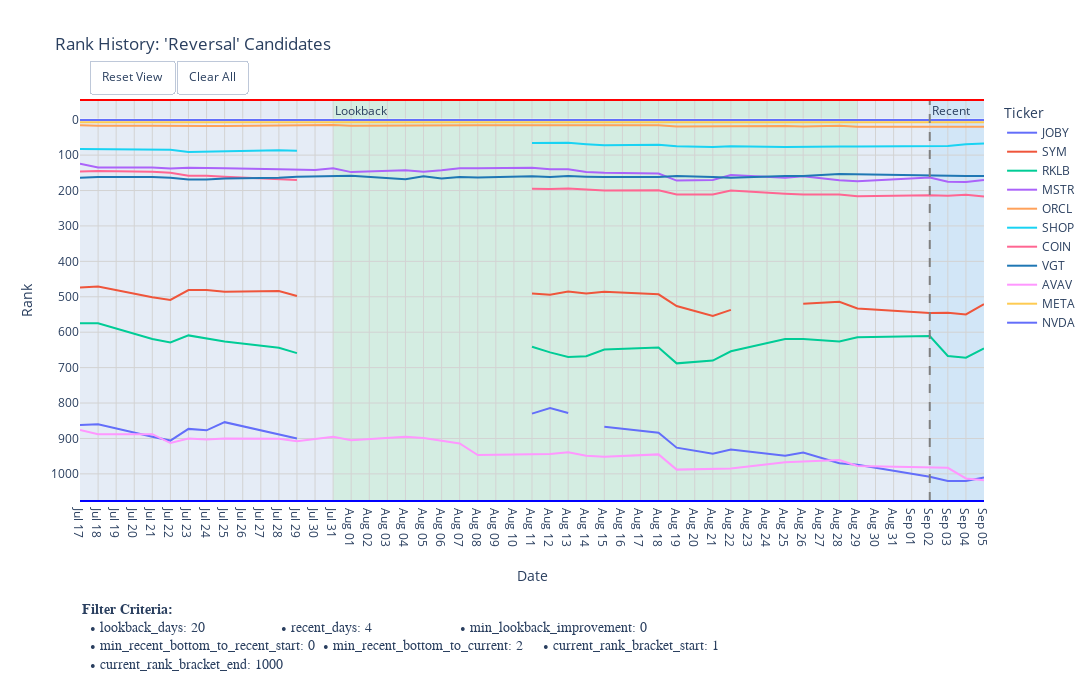

The code cell stored with this chart in its notebook:
### Code cell
# 4. Call the new plotting function
if portfolio_tickers:
    plot_rank_with_criteria(
        df_rank_history=df_tickers_rank_history.iloc[:, -plot_days::],
        # df_rank_history=selected_df,
        ticker_list=portfolio_tickers,
        title_suffix="'Reversal' Candidates",
        filter_criteria=filter_criteria, # Pass the dictionary here
        width=1150,
        height=700,
    )
else:
    print("No candidates found to plot.")

### Figure 1 — Plotly figure (JSON) as saved in the notebook; plotly's stock layout.template omitted (floating-point values rounded to 4 significant figures)
{"data": [{"hovertemplate": "Ticker=JOBY<br>index=%{x}<br>Rank=%{y}<extra></extra>", "legendgroup": "JOBY", "line": {"color": "#636EFA", "dash": "solid"}, "marker": {"symbol": "circle"}, "mode": "lines", "name": "JOBY", "orientation": "v", "showlegend": true, "type": "scatter", "x": ["2025-07-17T00:00:00", "2025-07-18T00:00:00", "2025-07-21T00:00:00", "2025-07-22T00:00:00", "2025-07-23T00:00:00", "2025-07-24T00:00:00", "2025-07-25T00:00:00", "2025-07-28T00:00:00", "2025-07-29T00:00:00", "2025-07-30T00:00:00", "2025-07-31T00:00:00", "2025-08-01T00:00:00", "2025-08-04T00:00:00", "2025-08-05T00:00:00", "2025-08-06T00:00:00", "2025-08-07T00:00:00", "2025-08-08T00:00:00", "2025-08-11T00:00:00", "2025-08-12T00:00:00", "2025-08-13T00:00:00", "2025-08-14T00:00:00", "2025-08-15T00:00:00", "2025-08-18T00:00:00", "2025-08-19T00:00:00", "2025-08-21T00:00:00", "2025-08-22T00:00:00", "2025-08-25T00:00:00", "2025-08-26T00:00:00", "2025-08-28T00:00:00", "2025-08-29T00:00:00", "2025-09-02T00:00:00", "2025-09-03T00:00:00", "2025-09-04T00:00:00", "2025-09-05T00:00:00"], "xaxis": "x", "y": [862, 860, 895, 906, 873, 877, 854, 889, 900, null, null, null, null, null, null, null, null, 830, 814, 828, null, 867, 884, 926, 943, 931, 949, 940, 970, 974, 1008, 1020, 1020, 1010], "yaxis": "y"}, {"hovertemplate": "Ticker=SYM<br>index=%{x}<br>Rank=%{y}<extra></extra>", "legendgroup": "SYM", "line": {"color": "#EF553B", "dash": "solid"}, "marker": {"symbol": "circle"}, "mode": "lines", "name": "SYM", "orientation": "v", "showlegend": true, "type": "scatter", "x": ["2025-07-17T00:00:00", "2025-07-18T00:00:00", "2025-07-21T00:00:00", "2025-07-22T00:00:00", "2025-07-23T00:00:00", "2025-07-24T00:00:00", "2025-07-25T00:00:00", "2025-07-28T00:00:00", "2025-07-29T00:00:00", "2025-07-30T00:00:00", "2025-07-31T00:00:00", "2025-08-01T00:00:00", "2025-08-04T00:00:00", "2025-08-05T00:00:00", "2025-08-06T00:00:00", "2025-08-07T00:00:00", "2025-08-08T00:00:00", "2025-08-11T00:00:00", "2025-08-12T00:00:00", "2025-08-13T00:00:00", "2025-08-14T00:00:00", "2025-08-15T00:00:00", "2025-08-18T00:00:00", "2025-08-19T00:00:00", "2025-08-21T00:00:00", "2025-08-22T00:00:00", "2025-08-25T00:00:00", "2025-08-26T00:00:00", "2025-08-28T00:00:00", "2025-08-29T00:00:00", "2025-09-02T00:00:00", "2025-09-03T00:00:00", "2025-09-04T00:00:00", "2025-09-05T00:00:00"], "xaxis": "x", "y": [474, 471, 501, 509, 481, 481, 486, 484, 498, null, null, null, null, null, null, null, null, 491, 494, 485, 491, 486, 493, 526, 554, 537, null, 520, 514, 533, 546, 545, 550, 521], "yaxis": "y"}, {"hovertemplate": "Ticker=RKLB<br>index=%{x}<br>Rank=%{y}<extra></extra>", "legendgroup": "RKLB", "line": {"color": "#00CC96", "dash": "solid"}, "marker": {"symbol": "circle"}, "mode": "lines", "name": "RKLB", "orientation": "v", "showlegend": true, "type": "scatter", "x": ["2025-07-17T00:00:00", "2025-07-18T00:00:00", "2025-07-21T00:00:00", "2025-07-22T00:00:00", "2025-07-23T00:00:00", "2025-07-24T00:00:00", "2025-07-25T00:00:00", "2025-07-28T00:00:00", "2025-07-29T00:00:00", "2025-07-30T00:00:00", "2025-07-31T00:00:00", "2025-08-01T00:00:00", "2025-08-04T00:00:00", "2025-08-05T00:00:00", "2025-08-06T00:00:00", "2025-08-07T00:00:00", "2025-08-08T00:00:00", "2025-08-11T00:00:00", "2025-08-12T00:00:00", "2025-08-13T00:00:00", "2025-08-14T00:00:00", "2025-08-15T00:00:00", "2025-08-18T00:00:00", "2025-08-19T00:00:00", "2025-08-21T00:00:00", "2025-08-22T00:00:00", "2025-08-25T00:00:00", "2025-08-26T00:00:00", "2025-08-28T00:00:00", "2025-08-29T00:00:00", "2025-09-02T00:00:00", "2025-09-03T00:00:00", "2025-09-04T00:00:00", "2025-09-05T00:00:00"], "xaxis": "x", "y": [575, 575, 619, 629, 609, 617, 626, 644, 659, null, null, null, null, null, null, null, null, 641, 657, 670, 668, 649, 643, 688, 680, 654, 619, 619, 626, 614, 611, 667, 672, 646], "yaxis": "y"}, {"hovertemplate": "Ticker=MSTR<br>index=%{x}<br>Rank=%{y}<extra></extra>", "legendgroup": "MSTR", "line": {"color": "#AB63FA", "dash": "solid"}, "marker": {"symbol": "circle"}, "mode": "lines", "name": "MSTR", "orientation": "v", "showlegend": true, "type": "scatter", "x": ["2025-07-17T00:00:00", "2025-07-18T00:00:00", "2025-07-21T00:00:00", "2025-07-22T00:00:00", "2025-07-23T00:00:00", "2025-07-24T00:00:00", "2025-07-25T00:00:00", "2025-07-28T00:00:00", "2025-07-29T00:00:00", "2025-07-30T00:00:00", "2025-07-31T00:00:00", "2025-08-01T00:00:00", "2025-08-04T00:00:00", "2025-08-05T00:00:00", "2025-08-06T00:00:00", "2025-08-07T00:00:00", "2025-08-08T00:00:00", "2025-08-11T00:00:00", "2025-08-12T00:00:00", "2025-08-13T00:00:00", "2025-08-14T00:00:00", "2025-08-15T00:00:00", "2025-08-18T00:00:00", "2025-08-19T00:00:00", "2025-08-21T00:00:00", "2025-08-22T00:00:00", "2025-08-25T00:00:00", "2025-08-26T00:00:00", "2025-08-28T00:00:00", "2025-08-29T00:00:00", "2025-09-02T00:00:00", "2025-09-03T00:00:00", "2025-09-04T00:00:00", "2025-09-05T00:00:00"], "xaxis": "x", "y": [124, 135, 135, 138, 136, 136, 137, 140, 142, 142, 137, 148, 143, 147, 143, 137, 137, 136, 140, 140, 148, 150, 152, 172, 170, 156, 164, 160, 171, 174, 163, 175, 176, 170], "yaxis": "y"}, {"hovertemplate": "Ticker=ORCL<br>index=%{x}<br>Rank=%{y}<extra></extra>", "legendgroup": "ORCL", "line": {"color": "#FFA15A", "dash": "solid"}, "marker": {"symbol": "circle"}, "mode": "lines", "name": "ORCL", "orientation": "v", "showlegend": true, "type": "scatter", "x": ["2025-07-17T00:00:00", "2025-07-18T00:00:00", "2025-07-21T00:00:00", "2025-07-22T00:00:00", "2025-07-23T00:00:00", "2025-07-24T00:00:00", "2025-07-25T00:00:00", "2025-07-28T00:00:00", "2025-07-29T00:00:00", "2025-07-30T00:00:00", "2025-07-31T00:00:00", "2025-08-01T00:00:00", "2025-08-04T00:00:00", "2025-08-05T00:00:00", "2025-08-06T00:00:00", "2025-08-07T00:00:00", "2025-08-08T00:00:00", "2025-08-11T00:00:00", "2025-08-12T00:00:00", "2025-08-13T00:00:00", "2025-08-14T00:00:00", "2025-08-15T00:00:00", "2025-08-18T00:00:00", "2025-08-19T00:00:00", "2025-08-21T00:00:00", "2025-08-22T00:00:00", "2025-08-25T00:00:00", "2025-08-26T00:00:00", "2025-08-28T00:00:00", "2025-08-29T00:00:00", "2025-09-02T00:00:00", "2025-09-03T00:00:00", "2025-09-04T00:00:00", "2025-09-05T00:00:00"], "xaxis": "x", "y": [16, 17, 17, 18, 18, 18, 18, 17, 17, 17, 15, 17, 16, 16, 15, 16, 16, 16, 16, 16, 16, 16, 16, 19, 18, 18, 18, 19, 17, 20, 20, 20, 20, 20], "yaxis": "y"}, {"hovertemplate": "Ticker=SHOP<br>index=%{x}<br>Rank=%{y}<extra></extra>", "legendgroup": "SHOP", "line": {"color": "#19D3F3", "dash": "solid"}, "marker": {"symbol": "circle"}, "mode": "lines", "name": "SHOP", "orientation": "v", "showlegend": true, "type": "scatter", "x": ["2025-07-17T00:00:00", "2025-07-18T00:00:00", "2025-07-21T00:00:00", "2025-07-22T00:00:00", "2025-07-23T00:00:00", "2025-07-24T00:00:00", "2025-07-25T00:00:00", "2025-07-28T00:00:00", "2025-07-29T00:00:00", "2025-07-30T00:00:00", "2025-07-31T00:00:00", "2025-08-01T00:00:00", "2025-08-04T00:00:00", "2025-08-05T00:00:00", "2025-08-06T00:00:00", "2025-08-07T00:00:00", "2025-08-08T00:00:00", "2025-08-11T00:00:00", "2025-08-12T00:00:00", "2025-08-13T00:00:00", "2025-08-14T00:00:00", "2025-08-15T00:00:00", "2025-08-18T00:00:00", "2025-08-19T00:00:00", "2025-08-21T00:00:00", "2025-08-22T00:00:00", "2025-08-25T00:00:00", "2025-08-26T00:00:00", "2025-08-28T00:00:00", "2025-08-29T00:00:00", "2025-09-02T00:00:00", "2025-09-03T00:00:00", "2025-09-04T00:00:00", "2025-09-05T00:00:00"], "xaxis": "x", "y": [83, 83, 83, 85, 91, 90, 90, 86, 88, null, null, null, null, null, null, null, null, 66, 65, 65, 69, 72, 71, 75, 77, 75, 77, 76, 76, 76, 76, 74, 69, 67], "yaxis": "y"}, {"hovertemplate": "Ticker=COIN<br>index=%{x}<br>Rank=%{y}<extra></extra>", "legendgroup": "COIN", "line": {"color": "#FF6692", "dash": "solid"}, "marker": {"symbol": "circle"}, "mode": "lines", "name": "COIN", "orientation": "v", "showlegend": true, "type": "scatter", "x": ["2025-07-17T00:00:00", "2025-07-18T00:00:00", "2025-07-21T00:00:00", "2025-07-22T00:00:00", "2025-07-23T00:00:00", "2025-07-24T00:00:00", "2025-07-25T00:00:00", "2025-07-28T00:00:00", "2025-07-29T00:00:00", "2025-07-30T00:00:00", "2025-07-31T00:00:00", "2025-08-01T00:00:00", "2025-08-04T00:00:00", "2025-08-05T00:00:00", "2025-08-06T00:00:00", "2025-08-07T00:00:00", "2025-08-08T00:00:00", "2025-08-11T00:00:00", "2025-08-12T00:00:00", "2025-08-13T00:00:00", "2025-08-14T00:00:00", "2025-08-15T00:00:00", "2025-08-18T00:00:00", "2025-08-19T00:00:00", "2025-08-21T00:00:00", "2025-08-22T00:00:00", "2025-08-25T00:00:00", "2025-08-26T00:00:00", "2025-08-28T00:00:00", "2025-08-29T00:00:00", "2025-09-02T00:00:00", "2025-09-03T00:00:00", "2025-09-04T00:00:00", "2025-09-05T00:00:00"], "xaxis": "x", "y": [146, 145, 147, 150, 158, 158, 161, 167, 170, null, null, null, null, null, null, null, null, 195, 196, 194, 196, 200, 199, 211, 211, 200, 209, 211, 211, 216, 213, 215, 212, 217], "yaxis": "y"}, {"hovertemplate": "Ticker=VGT<br>index=%{x}<br>Rank=%{y}<extra></extra>", "legendgroup": "VGT", "line": {"color": "#1F77B4", "dash": "solid"}, "marker": {"symbol": "circle"}, "mode": "lines", "name": "VGT", "orientation": "v", "showlegend": true, "type": "scatter", "x": ["2025-07-17T00:00:00", "2025-07-18T00:00:00", "2025-07-21T00:00:00", "2025-07-22T00:00:00", "2025-07-23T00:00:00", "2025-07-24T00:00:00", "2025-07-25T00:00:00", "2025-07-28T00:00:00", "2025-07-29T00:00:00", "2025-07-30T00:00:00", "2025-07-31T00:00:00", "2025-08-01T00:00:00", "2025-08-04T00:00:00", "2025-08-05T00:00:00", "2025-08-06T00:00:00", "2025-08-07T00:00:00", "2025-08-08T00:00:00", "2025-08-11T00:00:00", "2025-08-12T00:00:00", "2025-08-13T00:00:00", "2025-08-14T00:00:00", "2025-08-15T00:00:00", "2025-08-18T00:00:00", "2025-08-19T00:00:00", "2025-08-21T00:00:00", "2025-08-22T00:00:00", "2025-08-25T00:00:00", "2025-08-26T00:00:00", "2025-08-28T00:00:00", "2025-08-29T00:00:00", "2025-09-02T00:00:00", "2025-09-03T00:00:00", "2025-09-04T00:00:00", "2025-09-05T00:00:00"], "xaxis": "x", "y": [164, 162, 162, 164, 169, 169, 166, 164, 161, 160, 158, 158, 168, 160, 166, 162, 163, 160, 162, 159, 161, 162, 162, 159, 162, 164, 159, 159, 153, 154, 159, 160, 159, 159], "yaxis": "y"}, {"hovertemplate": "Ticker=AVAV<br>index=%{x}<br>Rank=%{y}<extra></extra>", "legendgroup": "AVAV", "line": {"color": "#FF97FF", "dash": "solid"}, "marker": {"symbol": "circle"}, "mode": "lines", "name": "AVAV", "orientation": "v", "showlegend": true, "type": "scatter", "x": ["2025-07-17T00:00:00", "2025-07-18T00:00:00", "2025-07-21T00:00:00", "2025-07-22T00:00:00", "2025-07-23T00:00:00", "2025-07-24T00:00:00", "2025-07-25T00:00:00", "2025-07-28T00:00:00", "2025-07-29T00:00:00", "2025-07-30T00:00:00", "2025-07-31T00:00:00", "2025-08-01T00:00:00", "2025-08-04T00:00:00", "2025-08-05T00:00:00", "2025-08-06T00:00:00", "2025-08-07T00:00:00", "2025-08-08T00:00:00", "2025-08-11T00:00:00", "2025-08-12T00:00:00", "2025-08-13T00:00:00", "2025-08-14T00:00:00", "2025-08-15T00:00:00", "2025-08-18T00:00:00", "2025-08-19T00:00:00", "2025-08-21T00:00:00", "2025-08-22T00:00:00", "2025-08-25T00:00:00", "2025-08-26T00:00:00", "2025-08-28T00:00:00", "2025-08-29T00:00:00", "2025-09-02T00:00:00", "2025-09-03T00:00:00", "2025-09-04T00:00:00", "2025-09-05T00:00:00"], "xaxis": "x", "y": [876, 888, 888, 913, 900, 903, 900, 901, 908, 902, 895, 905, 895, 899, 907, 914, 947, 946, 944, 939, 949, 952, 945, 988, 985, 985, 967, 965, 961, 978, 981, 983, 1013, 1018], "yaxis": "y"}, {"hovertemplate": "Ticker=META<br>index=%{x}<br>Rank=%{y}<extra></extra>", "legendgroup": "META", "line": {"color": "#FECB52", "dash": "solid"}, "marker": {"symbol": "circle"}, "mode": "lines", "name": "META", "orientation": "v", "showlegend": true, "type": "scatter", "x": ["2025-07-17T00:00:00", "2025-07-18T00:00:00", "2025-07-21T00:00:00", "2025-07-22T00:00:00", "2025-07-23T00:00:00", "2025-07-24T00:00:00", "2025-07-25T00:00:00", "2025-07-28T00:00:00", "2025-07-29T00:00:00", "2025-07-30T00:00:00", "2025-07-31T00:00:00", "2025-08-01T00:00:00", "2025-08-04T00:00:00", "2025-08-05T00:00:00", "2025-08-06T00:00:00", "2025-08-07T00:00:00", "2025-08-08T00:00:00", "2025-08-11T00:00:00", "2025-08-12T00:00:00", "2025-08-13T00:00:00", "2025-08-14T00:00:00", "2025-08-15T00:00:00", "2025-08-18T00:00:00", "2025-08-19T00:00:00", "2025-08-21T00:00:00", "2025-08-22T00:00:00", "2025-08-25T00:00:00", "2025-08-26T00:00:00", "2025-08-28T00:00:00", "2025-08-29T00:00:00", "2025-09-02T00:00:00", "2025-09-03T00:00:00", "2025-09-04T00:00:00", "2025-09-05T00:00:00"], "xaxis": "x", "y": [7, 7, 7, 7, 7, 7, 7, 7, 7, 7, 7, 7, 7, 7, 7, 7, 7, 7, 7, 7, 7, 7, 7, 7, 7, 7, 7, 7, 7, 7, 7, 7, 7, 7], "yaxis": "y"}, {"hovertemplate": "Ticker=NVDA<br>index=%{x}<br>Rank=%{y}<extra></extra>", "legendgroup": "NVDA", "line": {"color": "#636EFA", "dash": "solid"}, "marker": {"symbol": "circle"}, "mode": "lines", "name": "NVDA", "orientation": "v", "showlegend": true, "type": "scatter", "x": ["2025-07-17T00:00:00", "2025-07-18T00:00:00", "2025-07-21T00:00:00", "2025-07-22T00:00:00", "2025-07-23T00:00:00", "2025-07-24T00:00:00", "2025-07-25T00:00:00", "2025-07-28T00:00:00", "2025-07-29T00:00:00", "2025-07-30T00:00:00", "2025-07-31T00:00:00", "2025-08-01T00:00:00", "2025-08-04T00:00:00", "2025-08-05T00:00:00", "2025-08-06T00:00:00", "2025-08-07T00:00:00", "2025-08-08T00:00:00", "2025-08-11T00:00:00", "2025-08-12T00:00:00", "2025-08-13T00:00:00", "2025-08-14T00:00:00", "2025-08-15T00:00:00", "2025-08-18T00:00:00", "2025-08-19T00:00:00", "2025-08-21T00:00:00", "2025-08-22T00:00:00", "2025-08-25T00:00:00", "2025-08-26T00:00:00", "2025-08-28T00:00:00", "2025-08-29T00:00:00", "2025-09-02T00:00:00", "2025-09-03T00:00:00", "2025-09-04T00:00:00", "2025-09-05T00:00:00"], "xaxis": "x", "y": [1, 1, 1, 1, 1, 1, 1, 1, 1, 1, 1, 1, 1, 1, 1, 1, 1, 1, 1, 1, 1, 1, 1, 1, 1, 1, 1, 1, 1, 1, 1, 1, 1, 1], "yaxis": "y"}], "layout": {"annotations": [{"showarrow": false, "text": "Recent", "x": "2025-09-02T00:00:00", "xanchor": "left", "xref": "x", "y": 1, "yanchor": "top", "yref": "y domain"}, {"showarrow": false, "text": "Lookback", "x": "2025-07-31T00:00:00", "xanchor": "left", "xref": "x", "y": 1, "yanchor": "top", "yref": "y domain"}, {"align": "left", "font": {"family": "Courier New, monospace", "size": 14}, "showarrow": false, "text": "<b>Filter Criteria:</b><br>  • lookback_days: 20                   • recent_days: 4                      • min_lookback_improvement: 0       <br>  • min_recent_bottom_to_recent_start: 0  • min_recent_bottom_to_current: 2     • current_rank_bracket_start: 1     <br>  • current_rank_bracket_end: 1000    ", "x": 0, "xanchor": "left", "xref": "paper", "y": -0.25, "yanchor": "top", "yref": "paper"}], "height": 700, "legend": {"title": {"text": "Ticker"}, "tracegroupgap": 0}, "margin": {"b": 198.8}, "shapes": [{"fillcolor": "LightSkyBlue", "layer": "below", "line": {"width": 0}, "opacity": 0.2, "type": "rect", "x0": "2025-09-02T00:00:00", "x1": "2025-09-05T00:00:00", "xref": "x", "y0": 0, "y1": 1, "yref": "y domain"}, {"fillcolor": "LightGreen", "layer": "below", "line": {"width": 0}, "opacity": 0.2, "type": "rect", "x0": "2025-07-31T00:00:00", "x1": "2025-08-29T00:00:00", "xref": "x", "y0": 0, "y1": 1, "yref": "y domain"}, {"line": {"color": "grey", "dash": "dash", "width": 2}, "type": "line", "x0": "2025-09-02T00:00:00", "x1": "2025-09-02T00:00:00", "xref": "x", "y0": 0, "y1": 1, "yref": "y domain"}, {"line": {"color": "red", "width": 2}, "type": "line", "x0": 0, "x1": 1, "xref": "paper", "y0": 1, "y1": 1, "yref": "paper"}, {"line": {"color": "blue", "width": 2}, "type": "line", "x0": 0, "x1": 1, "xref": "paper", "y0": 0, "y1": 0, "yref": "paper"}], "title": {"text": "Rank History: 'Reversal' Candidates"}, "updatemenus": [{"buttons": [{"args": [{"visible": [true, true, true, true, true, true, true, true, true, true, true]}], "label": "Reset View", "method": "restyle"}, {"args": [{"visible": ["legendonly", "legendonly", "legendonly", "legendonly", "legendonly", "legendonly", "legendonly", "legendonly", "legendonly", "legendonly", "legendonly"]}], "label": "Clear All", "method": "restyle"}], "direction": "left", "showactive": false, "type": "buttons", "x": 0.01, "xanchor": "left", "y": 1.1, "yanchor": "top"}], "width": 1150, "xaxis": {"anchor": "y", "domain": [0, 1], "dtick": "D7", "gridcolor": "LightGrey", "minor": {"dtick": "D1", "gridcolor": "rgba(235, 235, 235, 0.5)", "showgrid": true}, "range": ["2025-07-17T00:00:00", "2025-09-05T00:00:00"], "showgrid": true, "tickformat": "%b %d", "title": {"standoff": 25, "text": "Date"}, "type": "date"}, "yaxis": {"anchor": "x", "autorange": "reversed", "domain": [0, 1], "dtick": 100, "gridcolor": "LightGrey", "showgrid": true, "title": {"text": "Rank"}}}}
